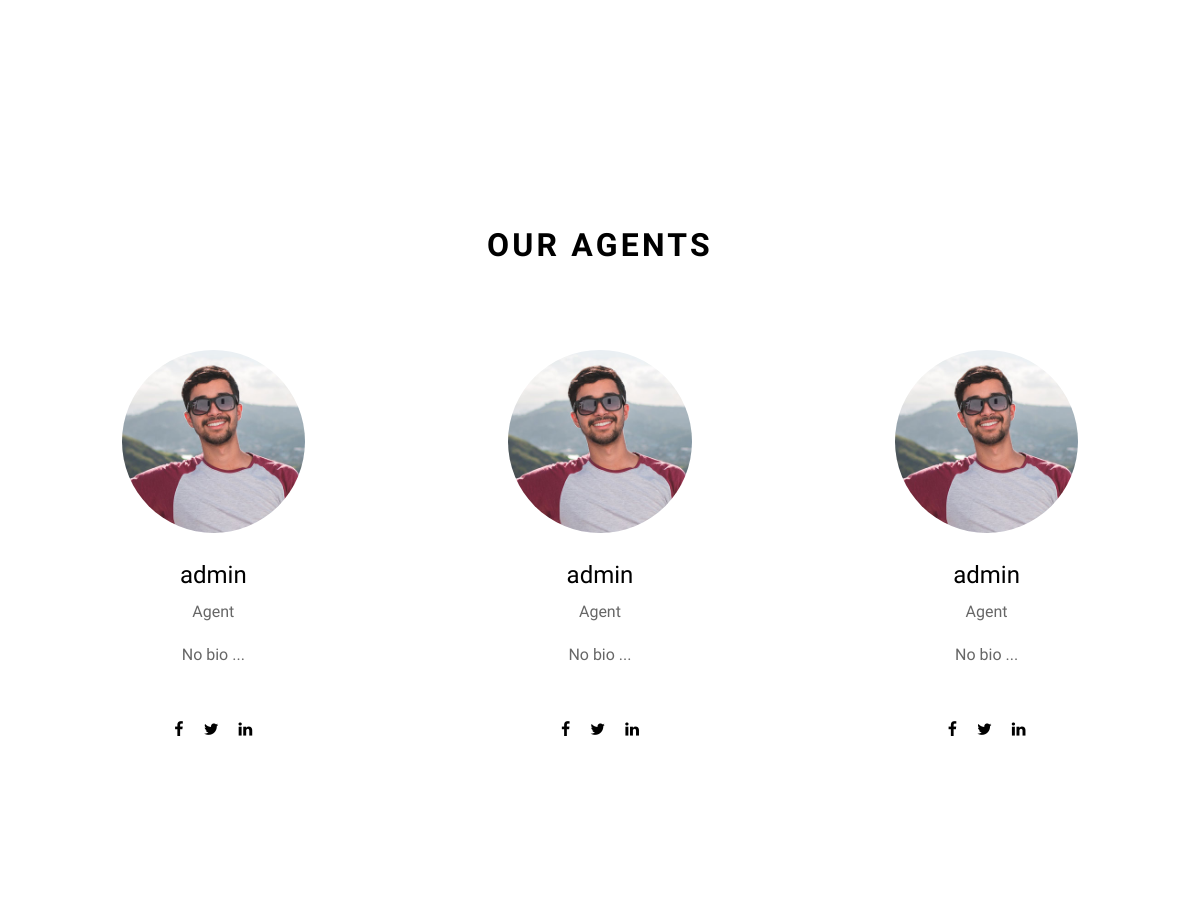
The app's page /contact/ (middle part), older data.
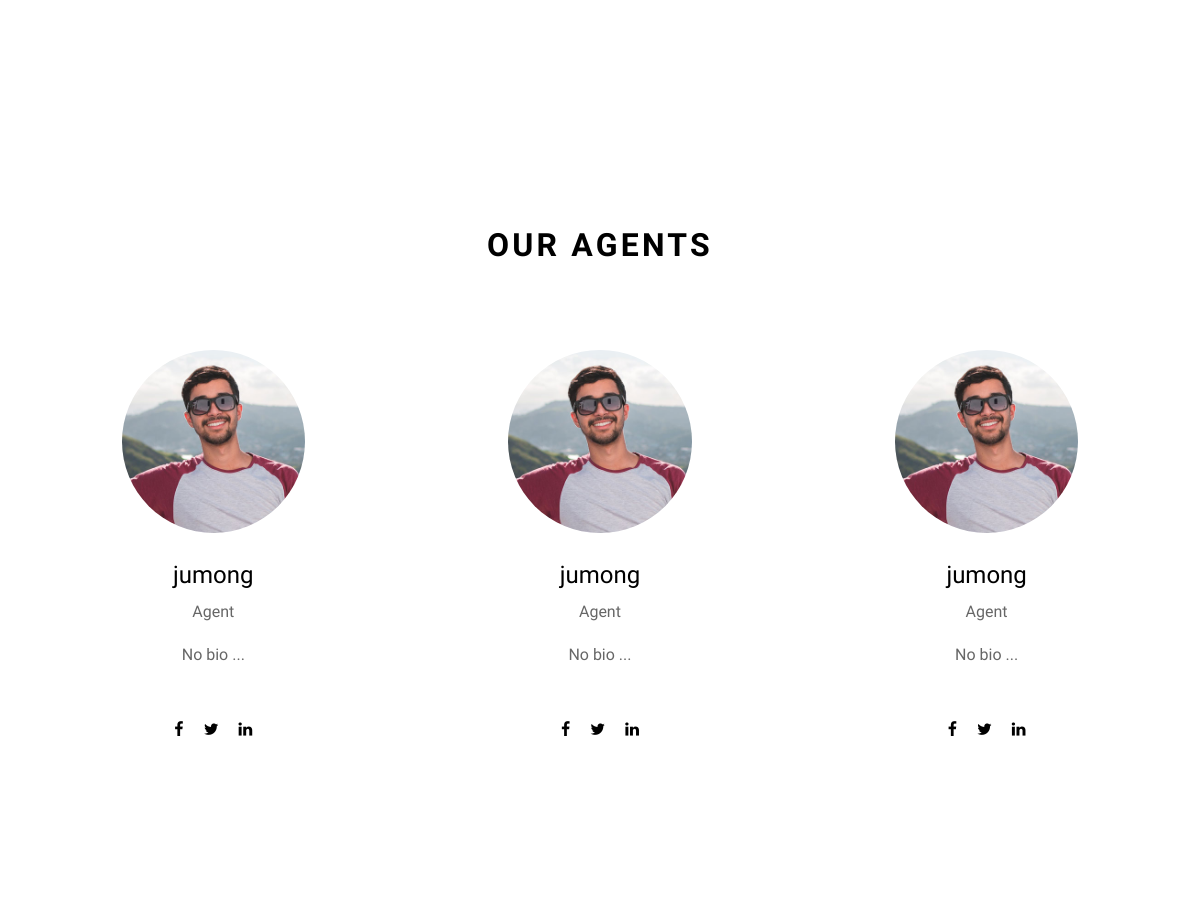
The same page, newer data.
### authusers/models.py (models this page shows, shortened)
class Agents(models.Model):
    agent=models.ForeignKey(CustomUser,on_delete=models.CASCADE,related_name='agent')
    profile_img=models.ImageField(upload_to='agents/profile/img',null=True,blank=True)
    agent_info=models.TextField(max_length=300,default="No bio ...",blank=True)
    telefon_number = models.CharField(max_length=75, default="+998", blank=True)
    telegram = models.URLField(null=True,blank=True)
    facebook = models.URLField(null=True,blank=True)
    twitter = models.URLField(null=True,blank=True)
    linkedn = models.URLField(null=True,blank=True)
    create_date = models.DateTimeField(auto_now_add=True)
    update_date = models.DateTimeField(auto_now=True)
    class Meta:
        verbose_name_plural = 'Agents'
        verbose_name = 'Agent'

class CustomUser(AbstractUser):
    email = models.EmailField(
        'email address', unique=True,
        error_messages={
            'unique': "A user with that email already exists.",},)
    is_agent = models.BooleanField('agent',default=False,help_text=('is agent?'),)
    create_date = models.DateTimeField(auto_now_add=True)

### main/views.py (the view, shortened to what this page needs)
# urls.py: path('contact/', ContactPageView.as_view(),name='contact'),
class ContactPageView(CreateView):
    model=Contact
    form_class=ContactForm
    template_name ='contact.html'
    success_url = reverse_lazy('main:contact')
    def get_context_data(self, *args, **kwargs):
        context = super().get_context_data()
        context['agents'] = Agents.objects.all()
        context['contact_form'] = self.form_class
        return context

### templates/contact.html (shortened to what this page needs)
{% extends 'base.html' %}
{% load static %}
{% block content %}
<div class="site-section">
</div>
{% include 'our_agents.html' %}
{% endblock %}

### templates/our_agents.html
{% load static %}
<div class="site-section">
    <div class="container">
        <div class="row mb-5 justify-content-center">
          <div class="col-md-7">
            <div class="site-section-title text-center">
              <h2>Our Agents</h2>
            </div>
          </div>
        </div>
        <div class="row block-13">
          <div class="nonloop-block-13 owl-carousel">
            {% for obj in agents %}
              <div class="slide-item">
                <div class="team-member text-center">
                  <img {% if  obj.profile_img %}src="{{obj.profile_img.url}}"{% else %}src="{% static 'images/person_1.jpg' %}"{% endif %} alt="Image" class="img-fluid mb-4 w-50 rounded-circle mx-auto">
                  <div class="text p-1">
                    <h2 class="mb-2 font-weight-light text-black h4">{{obj.agent.username}}</h2>
                    <span class="d-block mb-3 text-white-opacity-05">Agent</span>
                    <p class="mb-5">{{obj.agent_info|safe}}</p>
                    <p>
                      <a href="{{obj.facebook}}" class="text-black p-2"><span class="icon-facebook"></span></a>
                      <a href="{{obj.twitter}}" class="text-black p-2"><span class="icon-twitter"></span></a>
                      <a href="{{obj.linkedn}}" class="text-black p-2"><span class="icon-linkedin"></span></a>
                    </p>
                  </div>
                </div>
              </div>
            {% endfor %}
          </div>
        </div>
    </div>
</div>

Row changes from the older to the newer data that the page shows:
removed Agents: agent.username "admin", agent_info "No bio ..."
added Agents: agent.username "jumong", agent_info "No bio ..."
